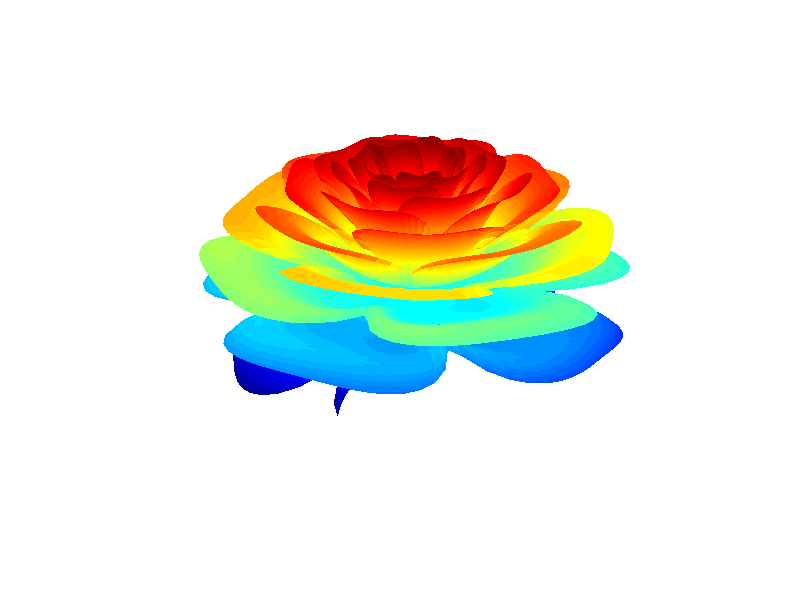

This figure's MATLAB source:
%% script to draw a very useless but very beautiful rose with matlab.
% https://fr.mathworks.com/matlabcentral/communitycontests/contests/4/entries/701?source=15572&s_eid=psm_15572

n = 800;
p = pi;
[R, T] = ndgrid(linspace(0,1,n),linspace(-2,20*p,n));
x = 1-((0.5)*((5/4)*(1-mod(3.6*T,2*p)/p).^2-0.25).^2);
U = 2*exp(-T/(8*p));
L = sin(U);
J = cos(U);
y = 1.99*(R.^2).*(1.2*R-1).^2.*L;
K = x.*(R.*L+y.*J);
X = K.*sin(T);
Y = K.*cos(T);
Z = x.*(R.*J-y.*L);
surf(X,Y,Z,'LineStyle','none');
grid, axis off;
colormap(jet);